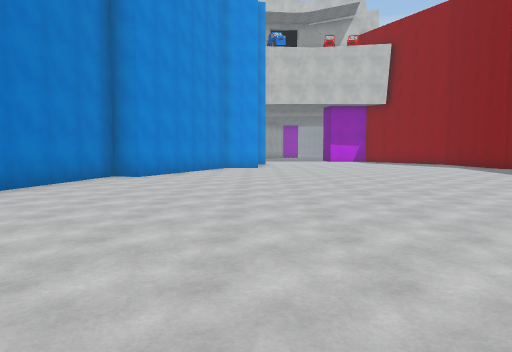
[1] (above)

16 first-person views from a walk through a Unity game level. The camera is 1.4 m above the floor, tilts 4° down and sees 70° across. The floor is counted in squares, 2 m on a side. Each view is taken from the middle of a square. On the plan, view 1 faces up. The plan holds only what a view shows up to about 11 squares ahead; the rest is blank. The place goes on beyond the plan. The player character is not drawn. Surface patterns are stand-ins for the level's own textures.

[2]
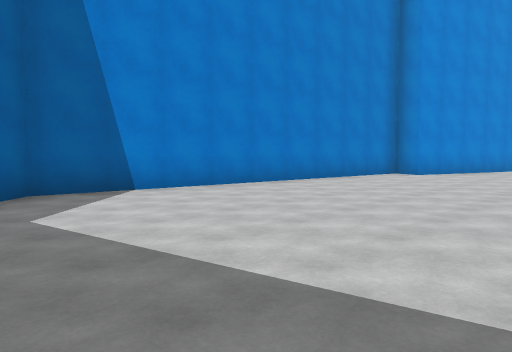

[3]
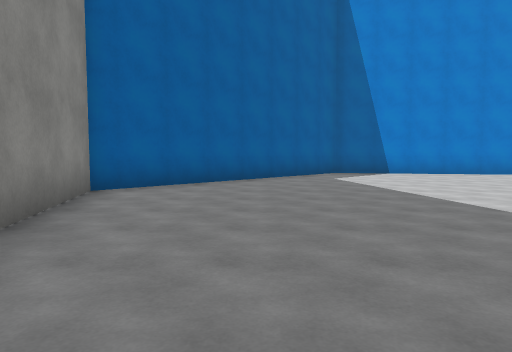

[4]
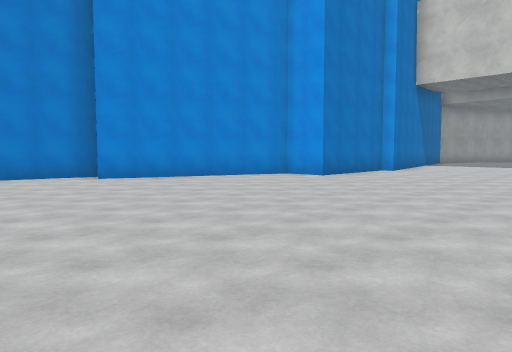

[5]
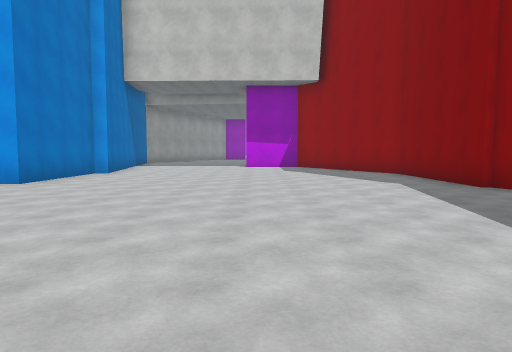

[6]
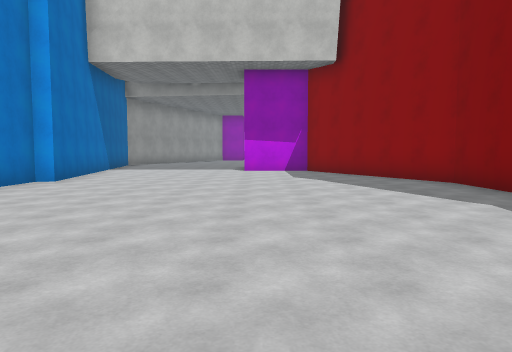

[7]
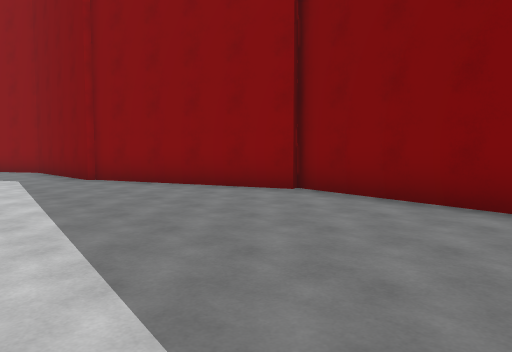

[8]
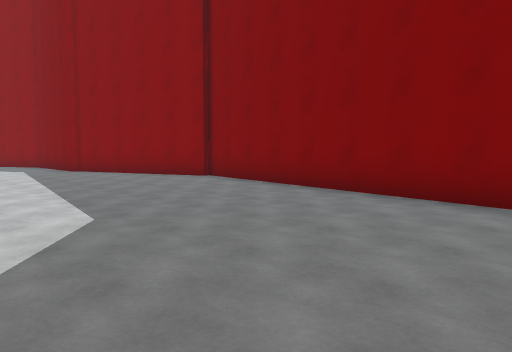

[9]
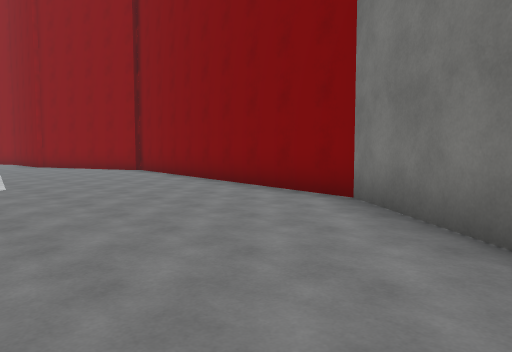

[10]
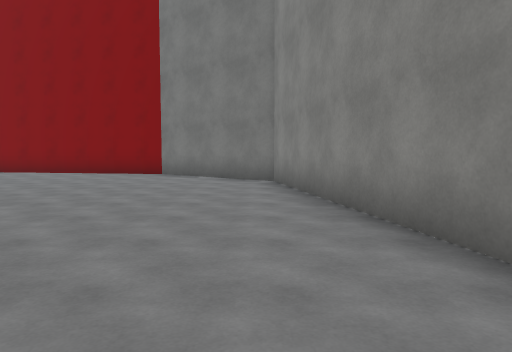

[11]
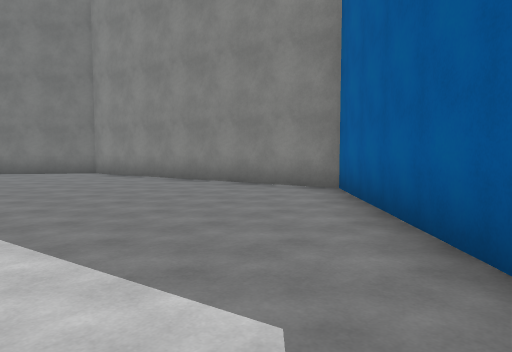

[12]
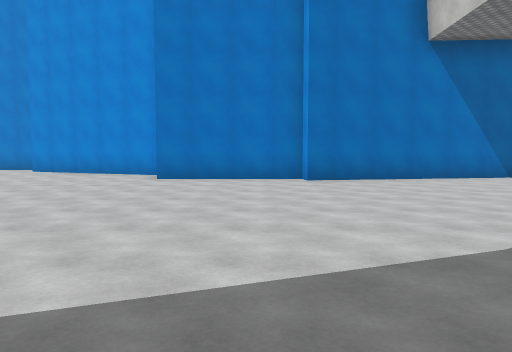

[13]
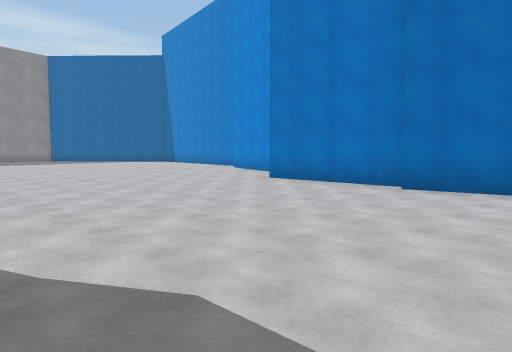

[14]
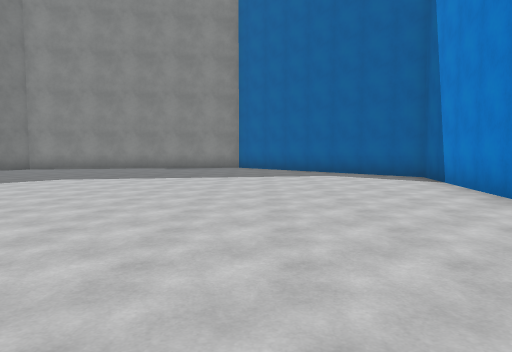

[15]
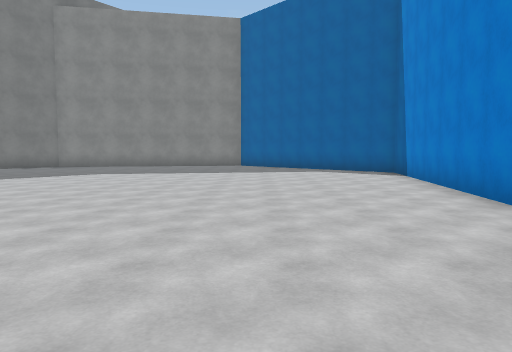

[16]
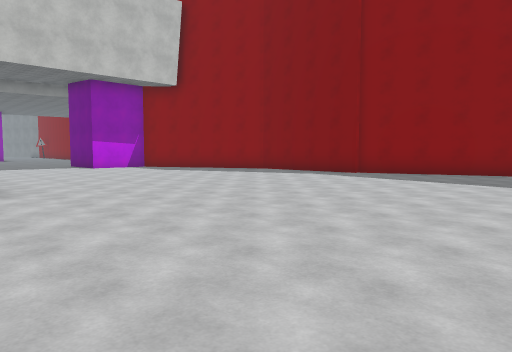

### Floor plan
Points are (right, up) in squares from view 1. A wall is a line through its corners. A room is listed if a view was taken in it or the views show most of it. See-through windows are left out.
Room 1 (views 1, 2, 3, 4, 5, 6, 7, 8, 9, 10, 11, 12, 13, 14, 15, 16)
walls: (-1.3, 14.3) (-3.1, 9.6) (-3.9, 9.9) (-5.4, 0.5) (-0.3, -4.9) (7.3, -3.4) (9.9, -0.2) (11.4, 9.3); (11.2, 9.2) (9.4, 13.9); (9.3, 13.8) (9.3, 17.9) (7.6, 21.1); (-0.1, 21.5) (0.5, 18.2) (0.1, 18.1) (0.1, 14.6) (-1, 14.6)

Positions as (right, up) in squares from view 1, and headings:
1: (0, 0), facing up
2: (1, -1), facing up-left
3: (6, -2), facing left
4: (6, 6), facing up-left
5: (5, 7), facing up
6: (5, 10), facing up
7: (6, 5), facing up-right
8: (5, 1), facing up-right
9: (5, -3), facing up-right
10: (-1, -3), facing right
11: (-4, 1), facing down-right
12: (9, 17), facing left
13: (7, 21), facing down-left
14: (-1, 10), facing down
15: (-1, 12), facing down
16: (-1, 8), facing up-right
